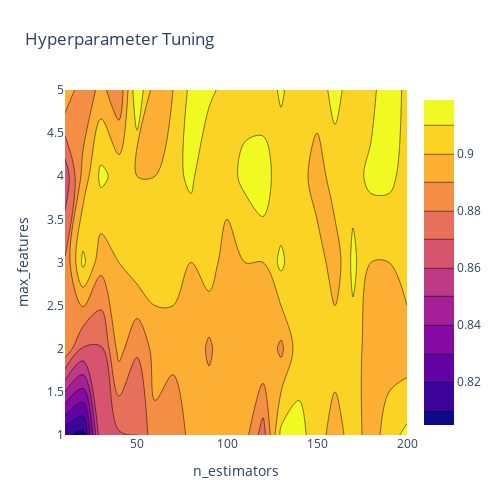

The cell this chart's notebook holds for it:
### Markdown cell above
### 8. Countour Plot (2D)

### Code cell
import plotly.graph_objects as go

layout = go.Layout(
              xaxis=go.layout.XAxis(
              title=go.layout.xaxis.Title(
              text='n_estimators')
            ),
              yaxis=go.layout.YAxis(
              title=go.layout.yaxis.Title(
              text='max_features') 
           ))

fig = go.Figure(data = [go.Contour(z=z, x=x, y=y)], layout=layout )
fig.update_layout(title='Hyperparameter Tuning', autosize=False,
                  width=500, height=500,
                  margin=dict(l=65, r=50, b=65, t=90))

fig.show()

### Figure 1 — Plotly figure (JSON) as saved in the notebook; plotly's stock layout.template omitted (floating-point values rounded to 4 significant figures)
{"data": [{"type": "contour", "x": [10, 20, 30, 40, 50, 60, 70, 80, 90, 100, 110, 120, 130, 140, 150, 160, 170, 180, 190, 200], "y": [1, 2, 3, 4, 5], "z": [[0.8125, 0.8063, 0.8688, 0.8688, 0.8688, 0.8875, 0.8812, 0.8938, 0.9, 0.9, 0.8938, 0.875, 0.9125, 0.9125, 0.9062, 0.8938, 0.9062, 0.8938, 0.9062, 0.9125], [0.8875, 0.8688, 0.8688, 0.8938, 0.8812, 0.8938, 0.8938, 0.9, 0.8875, 0.9, 0.9, 0.9, 0.8875, 0.9062, 0.9, 0.9062, 0.9062, 0.8938, 0.8938, 0.8938], [0.8812, 0.9125, 0.8938, 0.9, 0.9062, 0.9062, 0.9062, 0.9, 0.9062, 0.8938, 0.9, 0.9, 0.9125, 0.9, 0.9062, 0.8938, 0.9125, 0.9, 0.9, 0.9062], [0.8625, 0.8938, 0.9125, 0.9062, 0.9, 0.9, 0.9062, 0.9125, 0.9, 0.9062, 0.9125, 0.9187, 0.9, 0.9062, 0.8938, 0.9062, 0.9062, 0.9125, 0.9125, 0.9062], [0.9, 0.8812, 0.8938, 0.8812, 0.9187, 0.8938, 0.9, 0.9125, 0.9125, 0.9062, 0.9062, 0.9, 0.9125, 0.9, 0.9062, 0.9125, 0.9062, 0.9062, 0.9187, 0.9062]]}], "layout": {"autosize": false, "height": 500, "margin": {"b": 65, "l": 65, "r": 50, "t": 90}, "title": {"text": "Hyperparameter Tuning"}, "width": 500, "xaxis": {"title": {"text": "n_estimators"}}, "yaxis": {"title": {"text": "max_features"}}}}
